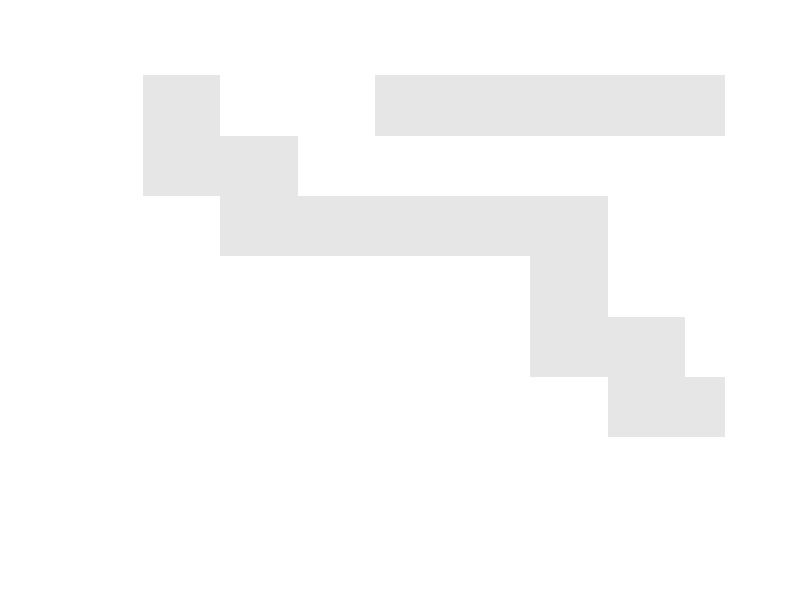

Here is the MATLAB script that generated this plot: (Note: this script raises an error after producing the figure.)
 %------------------------HANS MATLAB SIDE SCROLLING GAME------------------
 %ABOUT THIS GAME
 %if you have any questions, please email me @ stedmanh@seas.upenn.edu
 %This is a MATLAB project that I began initially for a grade in the ENGR
 %105 intro to MATLAB programming course at University of Pennsylvania.
 %In that project, my group member Joshua Chubb and I came up with ideas
 %for the project.
 %We decided to base a game off of the game in Google Chrome that the user
 %sees when a page isn't loading or has an error.
 %This game was too simple to be used as a fully-fledged final project, so
 %I decided to improve on the game. I turned in the game with some of its
 %basic functions but found that I enjoyed coding so much I wanted to
 %continue working on the game in my own time and add even more of my own
 %ideas. From those ideas resulted JumpyJump.v4
 %HOW TO PLAY
 %JumpyJump.v4, despite the added functionality, is still very simple
 %When at the intro/title screen, press the space bar to begin playing.
 %There is only one button to control while playing- spacebar to jump. Jump
 %to avoid cacti, but do not jump too high, or a fast-flying bird will
 %cream you. Luckily, to aid you on the ever-more difficult journey, there
 %are frequently spawned mystery boxes, some good and some bad. The good
 %mystery boxes are marked with a normal question mark, and, like in Mario
 %Kart, the ones to avoid are marked with a flipped question mark.
 %The score only increases while the player is on the ground, a gameplay
 %characteristic I added because I figured it would prevent players from
 %spamming jump, especially during infinite jump sequences. Play as you
 %want, though. Try to go as far as possible while the game speeds up, and
 %enjoy the game!
 %Lastly, you can press q at anytime, whether in intro or gameplay, to
 %quit. Pressing the x button on the figure window will cause an error,
 %because even if you have a 'DeleteFcn', there will still be some problem
 %with delete. Please email me if you happen to fix this because it was my
 %one last nagging annoyance about the game. Also email me if you have any
 %ideas to implement! Enjoy.
function jumpyjumpv4
close all
clear all
clc
%close everything before starting

%defining variables--------------------------------------------------------
%variables must be defined as [] to be called by all nested functions
delay_t = 0.01;
%pause between while loop calculations- frame delay
initdif = 0.9;
dif = initdif;
%defines "difficulty"- number between 0 and 1,
%1 is higher level difficulty, a setting of 0 will result in invincibility
play = [];
gamest = [];
replay = [];
%set to true later in createsetting
offground = [];
%gives length of elapsed time per loop- normalizes loop delay time
counter = [];
score=[];
highscore = [];
%high score during game session
scorestring = [];
highscorestring = [];
replaystring = [];
strings = [];
doublejump = [];
allowedjump = [];
powerup = [];
shield = [];
speed_up = 400;
%all varibles that alter gameplay that are defined in createsetting

%figure variables
fig = []; axs = []; axistitle = [];
intro = []; endmsg = [];

%obstacle variables
obs1 = []; obs2 = []; obs3 = []; obs4 = []; obs5 = [];
obs1array = []; obs2array = []; obs3array = []; obs4array = [];
%arrays of data for obstacles
initpos1x=10;initpos2x= 70; initpos3x = 140;
initpos4x = 60; initpos5x = 180; initpos4y = 5; initpos5y = 4;
%initial positions- some come later than others
pos1x = initpos1x; pos2x = initpos2x; pos3x = initpos3x;
pos4x = initpos4x; pos4y = initpos4y;
pos5x = initpos5x; pos5y = initpos5y;
%horizontal positions of obstacles
obs1_x_arr = []; obs1_y_arr = [];
obs2_x_arr = []; obs2_y_arr = [];
obs3_x_arr = []; obs3_y_arr = [];
obs4_x_arr = []; obs4_y_arr = [];
obs5_x_arr = []; obs5_y_arr = [];
%positions of obstacles
npcs_vel_init = -8;
npcs_vel= npcs_vel_init;
bird_vel = [];
birdspeed = 4;
%initial horizontal velocities of obstacles
obs1_w = []; obs1_h = [];
obs2_w = []; obs2_h = [];
obs3_w = []; obs3_h = [];
obs4_w = []; obs4_h = [];
obs5_w = []; obs5_h = [];
%heights and widths of obstacles

%hero variables
hero = [];
heroarray = []; heroarray2 = [];
hero_w = []; hero_h = [];
%hero width and height
hero_x_pos = [];
hero_y_pos = [];
hero_y_init = 0;
hero_v_init = 32;
hero_a = -128;
%constants that define the vertical motion of the projectile
hero_v = [];
hero_y = [];
%these change when jump is called
hero_change1 = [];
hero_change2 = [];

%mystery box variables
mbox = [];
mbox1array = []; mbox2array = [];
initboxposx = 20; initboxposy = 2;
box_posx = initboxposx; box_posy = initboxposy;
box_xarr = [box_posx box_posx+1]; box_yarr = [box_posy+1 box_posy];
%spawns at counter = 1000
mboxspawn = 1000; mboxrespawn = 500;
mboxcall = []; mboxinplay = [];
poweruptext = []; textinplay = [];
%mystery box stuff

%other objects variables
line1x = [0 8]; line1y = [-0.0625 -0.0625];
%line resembles the ground
cloud1 = []; cloud2 = []; cloud3 = [];
cloudarray = [];
cloud1posx = 6; cloud1posy = 6;
cloud2posx = 10; cloud2posy = 7;
cloud3posx = 15; cloud3posy = 5;
%initial positions of clouds
cloud1_xarr = []; cloud1_yarr = [];
cloud2_xarr = []; cloud2_yarr = [];
cloud3_xarr = []; cloud3_yarr = [];
%position arrays of clouds
cloudvel = -1;
%clouds move slower because they are in background
cloud1_w = []; cloud1_h = [];
cloud2_w = []; cloud2_h = [];
cloud3_w = []; cloud3_h = [];
%heights and widths of clouds

%colors
a = 0.5;
b = 0.7;
c = 0.9;
d = 0.3;
e = 0.4;
f = 0.5;
g = 0.6;

%array data for all objects------------------------------------------------

function arrayfcn

cloudarray = ones(7,18,3);
%cloud array data
cloudarray(1,:,1) = [1 1 1 1 1 1 1 1 c c c c 1 1 1 1 1 1];
cloudarray(2,:,1) = [1 1 1 1 1 1 c c c 1 1 c 1 1 1 1 1 1];
cloudarray(3,:,1) = [1 1 1 1 1 c c 1 c 1 1 c c c 1 1 1 1];
cloudarray(4,:,1) = [1 1 1 1 1 c 1 1 1 1 c c 1 c c c 1 1];
cloudarray(5,:,1) = [1 c c c c c 1 1 1 1 c 1 1 1 c 1 c 1];
cloudarray(6,:,1) = [c c 1 1 1 1 1 1 1 1 1 1 1 1 1 1 c c];
cloudarray(7,:,1) = [c 1 1 c c c c c c c c c c c c c c c];

cloudarray(:,:,2) = cloudarray(:,:,1);
cloudarray(:,:,3) = cloudarray(:,:,1);
%second and third (green and blue) arrays are same values as first

heroarray = ones(16,16,3);
%hero array data
heroarray(1,:,1) =  [1 1 1 1 1 1 1 1 1 1 d d d d d 1];
heroarray(2,:,1) =  [1 1 1 1 1 1 1 1 1 d d 1 d d d d];
heroarray(3,:,1) =  [1 1 1 1 1 1 1 1 1 d d d d d d d];
heroarray(4,:,1) =  [1 1 1 1 1 1 1 1 1 d d d d d d d];
heroarray(5,:,1) =  [1 1 1 1 1 1 1 1 1 d d d d 1 1 1];
heroarray(6,:,1) =  [d 1 1 1 1 1 1 1 d d d d d d d 1];
heroarray(7,:,1) =  [d 1 1 1 1 1 1 d d d d d 1 1 1 1];
heroarray(8,:,1) =  [d d 1 1 1 1 d d d d d d 1 1 1 1];
heroarray(9,:,1) =  [d d d 1 1 d d d d d d d d d 1 1];
heroarray(10,:,1) = [1 d d d d d d d d d d d 1 d 1 1];
heroarray(11,:,1) = [1 1 d d d d d d d d d d 1 1 1 1];
heroarray(12,:,1) = [1 1 1 d d d d d d d d 1 1 1 1 1];
heroarray(13,:,1) = [1 1 1 1 d d 1 1 1 d d d 1 1 1 1];
heroarray(14,:,1) = [1 1 1 1 1 d 1 1 1 1 1 1 1 1 1 1];
heroarray(15,:,1) = [1 1 1 1 1 d 1 1 1 1 1 1 1 1 1 1];
heroarray(16,:,1) = [1 1 1 1 1 d d 1 1 1 1 1 1 1 1 1];

%setting color to gray
heroarray(:,:,2) = heroarray(:,:,1);
heroarray(:,:,3) = heroarray(:,:,1);

heroarray2 = ones(16,16,3);
%hero2 array data
heroarray2(1,:,1) =  [1 1 1 1 1 1 1 1 1 1 d d d d d 1];
heroarray2(2,:,1) =  [1 1 1 1 1 1 1 1 1 d d 1 d d d d];
heroarray2(3,:,1) =  [1 1 1 1 1 1 1 1 1 d d d d d d d];
heroarray2(4,:,1) =  [1 1 1 1 1 1 1 1 1 d d d d d d d];
heroarray2(5,:,1) =  [1 1 1 1 1 1 1 1 1 d d d d 1 1 1];
heroarray2(6,:,1) =  [d 1 1 1 1 1 1 1 d d d d d d d 1];
heroarray2(7,:,1) =  [d 1 1 1 1 1 1 d d d d d 1 1 1 1];
heroarray2(8,:,1) =  [d d 1 1 1 1 d d d d d d 1 1 1 1];
heroarray2(9,:,1) =  [d d d 1 1 d d d d d d d d d 1 1];
heroarray2(10,:,1) = [1 d d d d d d d d d d d 1 d 1 1];
heroarray2(11,:,1) = [1 1 d d d d d d d d d d 1 1 1 1];
heroarray2(12,:,1) = [1 1 1 d d d d d d d d 1 1 1 1 1];
heroarray2(13,:,1) = [1 1 1 1 d d 1 1 1 d d 1 1 1 1 1];
heroarray2(14,:,1) = [1 1 1 1 1 d d 1 1 1 d 1 1 1 1 1];
heroarray2(15,:,1) = [1 1 1 1 1 1 1 1 1 1 d 1 1 1 1 1];
heroarray2(16,:,1) = [1 1 1 1 1 1 1 1 1 1 d d 1 1 1 1];

%setting color to gray
heroarray2(:,:,2) = heroarray2(:,:,1);
heroarray2(:,:,3) = heroarray2(:,:,1);

obs1array = ones(16,16,3);
%obs1 array data
obs1array(1,:,1) =  [1 1 1 1 1 1 1 1 1 1 1 d d 1 1 1];
obs1array(2,:,1) =  [1 1 1 1 d 1 1 1 1 1 1 d d 1 1 1];
obs1array(3,:,1) =  [1 1 1 d d 1 1 1 d 1 1 d d 1 d 1];
obs1array(4,:,1) =  [1 1 1 d d 1 1 1 d d 1 d d 1 d d];
obs1array(5,:,1) =  [1 d 1 d d 1 1 1 d d 1 d d 1 d d];
obs1array(6,:,1) =  [d d 1 d d 1 d 1 d d 1 d d 1 d d];
obs1array(7,:,1) =  [d d 1 d d 1 d 1 d d 1 d d 1 d d];
obs1array(8,:,1) =  [d d 1 d d 1 d 1 1 d d d d 1 d d];
obs1array(9,:,1) =  [d d 1 d d 1 d 1 1 1 d d d d d d];
obs1array(10,:,1) = [d d 1 d d d d 1 1 1 1 d d d d 1];
obs1array(11,:,1) = [d d d d d d d 1 1 1 1 d d d 1 1];
obs1array(12,:,1) = [1 d d d d d 1 1 1 1 1 d d d 1 1];
obs1array(13,:,1) = [1 1 1 d d 1 1 1 1 1 1 d d d 1 1];
obs1array(14,:,1) = [1 1 1 d d 1 1 1 1 1 1 d d d 1 1];
obs1array(15,:,1) = [1 1 1 d d 1 1 1 1 1 1 d d d 1 1];
obs1array(16,:,1) = [1 1 d d d 1 1 1 1 d d d d d 1 1];

obs1array(:,:,2) = obs1array(:,:,1);
obs1array(:,:,3) = obs1array(:,:,1);

obs2array = ones(16,24,3);
%obs2 array data
obs2array(1,:,1) =  [1 1 1 d d 1 1 1 1 1 d d 1 1 1 1 1 1 1 1 d d 1 1];
obs2array(2,:,1) =  [1 1 1 d d 1 1 1 1 1 d d 1 d 1 1 1 d 1 d d d 1 1];
obs2array(3,:,1) =  [1 1 1 d d 1 1 1 1 1 d d 1 d 1 1 1 d 1 d d d 1 1];
obs2array(4,:,1) =  [1 d 1 d d 1 d 1 1 1 d d 1 d 1 1 1 d 1 d d d 1 d];
obs2array(5,:,1) =  [d d 1 d d 1 d 1 1 1 d d d d 1 1 1 d d d d d 1 d];
obs2array(6,:,1) =  [d d 1 d d d d 1 d 1 d d 1 1 1 d 1 1 1 d d d 1 d];
obs2array(7,:,1) =  [d d 1 d d 1 d 1 d 1 d d 1 d 1 d 1 1 1 d d d 1 d];
obs2array(8,:,1) =  [d d 1 d d 1 d 1 d 1 d d 1 d 1 d 1 d 1 d d d 1 d];
obs2array(9,:,1) =  [d d d d d d d 1 d 1 d d 1 d 1 d 1 d 1 d d d 1 d];
obs2array(10,:,1) = [1 d d d d 1 1 1 d 1 d d 1 d 1 d 1 d 1 d d d d d];
obs2array(11,:,1) = [1 1 1 d d 1 1 1 d d d d 1 d d d 1 d 1 d d d 1 1];
obs2array(12,:,1) = [1 1 1 d d 1 1 1 1 1 d d 1 1 1 d d d 1 d d d 1 1];
obs2array(13,:,1) = [1 1 1 d d 1 1 1 1 1 d d 1 1 1 d 1 1 1 d d d 1 1];
obs2array(14,:,1) = [1 1 1 d d 1 1 1 1 1 d d 1 1 1 d 1 1 1 d d d 1 1];
obs2array(15,:,1) = [1 1 1 d d 1 1 1 1 1 d d 1 1 1 d 1 1 1 d d d 1 1];
obs2array(16,:,1) = [1 1 d d d 1 1 1 1 d d d 1 1 d d 1 1 d d d d 1 1];

obs2array(:,:,2) = obs2array(:,:,1);
obs2array(:,:,3) = obs2array(:,:,1);

obs3array = ones(16,10,3);
%obs3 array data
obs3array(1,:,1) =  [1 1 1 1 d d 1 1 1 1];
obs3array(2,:,1) =  [1 1 1 d d d d 1 1 1];
obs3array(3,:,1) =  [1 1 1 d d d d 1 1 d];
obs3array(4,:,1) =  [d 1 1 d d d d 1 d d];
obs3array(5,:,1) =  [d d 1 d d d d 1 d d];
obs3array(6,:,1) =  [d d 1 d d d d 1 d d];
obs3array(7,:,1) =  [d d 1 d d d d 1 d d];
obs3array(8,:,1) =  [d d d d d d d d d 1];
obs3array(9,:,1) =  [1 d d d d d d 1 1 1];
obs3array(10,:,1) = [1 1 1 d d d d 1 1 1];
obs3array(11,:,1) = [1 1 1 d d d d 1 1 1];
obs3array(12,:,1) = [1 1 1 d d d d 1 1 1];
obs3array(13,:,1) = [1 1 1 d d d d 1 1 1];
obs3array(14,:,1) = [1 1 1 d d d d 1 1 1];
obs3array(15,:,1) = [1 1 1 d d d d 1 1 1];
obs3array(16,:,1) = [1 1 d d d d d 1 1 1];

obs3array(:,:,2) = obs3array(:,:,1);
obs3array(:,:,3) = obs3array(:,:,1);

obs4array = ones(16,16,3);
%obs4 array data
obs4array(1,:,1) =  [1 1 1 1 1 a 1 1 1 1 1 1 1 1 1 1];
obs4array(2,:,1) =  [1 1 1 1 a a 1 1 1 1 1 1 1 1 1 1];
obs4array(3,:,1) =  [1 1 1 a a a 1 1 1 1 1 1 1 1 1 1];
obs4array(4,:,1) =  [1 1 1 a a a 1 1 1 1 1 1 1 1 1 1];
obs4array(5,:,1) =  [1 1 a a a a 1 1 1 1 1 1 1 1 1 1];
obs4array(6,:,1) =  [1 1 1 a a a a 1 1 1 1 1 1 b 1 1];
obs4array(7,:,1) =  [1 1 1 a a a a 1 1 1 1 1 b b 1 1];
obs4array(8,:,1) =  [1 1 1 1 a a a 1 1 1 b b b b b 1];
obs4array(9,:,1) =  [1 1 1 b b a a a b b b b b b b b];
obs4array(10,:,1) = [1 1 b b b b a b b b b b b 1 1 b];
obs4array(11,:,1) = [1 1 b 1 a b b b b b b b 1 1 1 1];
obs4array(12,:,1) = [1 b b a a b b b a a a a a a a a];
obs4array(13,:,1) = [b b b b b b a a a a a a a a a 1];
obs4array(14,:,1) = [1 1 1 b b b b a a a a a a a 1 1];
obs4array(15,:,1) = [1 1 1 1 b b b b b 1 a a a 1 1 1];
obs4array(16,:,1) = [1 1 1 1 1 b b b 1 1 1 1 1 1 1 1];

obs4array(:,:,2) = obs4array(:,:,1);
obs4array(:,:,3) = obs4array(:,:,1);

mbox1array = ones(16,16,3);
%mystery box 1 array
mbox1array(1,:,1) =  [e e e e e e e e e e e e e e 1 1];
mbox1array(2,:,1) =  [e e 1 1 1 1 1 1 1 1 1 1 1 e e 1];
mbox1array(3,:,1) =  [e e e 1 1 1 1 1 1 1 1 1 1 1 e e];
mbox1array(4,:,1) =  [e 1 e e e e e e e e e e e e e e];
mbox1array(5,:,1) =  [e 1 1 e 1 1 1 1 1 1 1 1 1 1 1 e];
mbox1array(6,:,1) =  [e 1 1 e 1 1 1 1 f f f f 1 1 1 e];
mbox1array(7,:,1) =  [e 1 1 e 1 1 1 1 f 1 1 f 1 1 1 e];
mbox1array(8,:,1) =  [e 1 1 e 1 1 1 1 1 1 1 f 1 1 1 e];
mbox1array(9,:,1) =  [e 1 1 e 1 1 1 1 1 f f f 1 1 1 e];
mbox1array(10,:,1) = [e 1 1 e 1 1 1 1 1 f 1 1 1 1 1 e];
mbox1array(11,:,1) = [e 1 1 e 1 1 1 1 1 f 1 1 1 1 1 e];
mbox1array(12,:,1) = [e 1 1 e 1 1 1 1 1 1 1 1 1 1 1 e];
mbox1array(13,:,1) = [e 1 1 e 1 1 1 1 1 f 1 1 1 1 1 e];
mbox1array(14,:,1) = [e e 1 e 1 1 1 1 1 1 1 1 1 1 1 e];
mbox1array(15,:,1) = [1 e e e 1 1 1 1 1 1 1 1 1 1 1 e];
mbox1array(16,:,1) = [1 1 e e e e e e e e e e e e e e];

mbox1array(:,:,2) = mbox1array(:,:,1);
mbox1array(:,:,3) = mbox1array(:,:,1);

mbox2array = ones(16,16,3);
%mystery box 2 array
mbox2array(1,:,1) =  [e e e e e e e e e e e e e e 1 1];
mbox2array(2,:,1) =  [e e 1 1 1 1 1 1 1 1 1 1 1 e e 1];
mbox2array(3,:,1) =  [e e e 1 1 1 1 1 1 1 1 1 1 1 e e];
mbox2array(4,:,1) =  [e 1 e e e e e e e e e e e e e e];
mbox2array(5,:,1) =  [e 1 1 e 1 1 1 1 1 1 1 1 1 1 1 e];
mbox2array(6,:,1) =  [e 1 1 e 1 1 1 1 1 g 1 1 1 1 1 e];
mbox2array(7,:,1) =  [e 1 1 e 1 1 1 1 1 1 1 1 1 1 1 e];
mbox2array(8,:,1) =  [e 1 1 e 1 1 1 1 1 g 1 1 1 1 1 e];
mbox2array(9,:,1) =  [e 1 1 e 1 1 1 1 1 g 1 1 1 1 1 e];
mbox2array(10,:,1) = [e 1 1 e 1 1 1 g g g 1 1 1 1 1 e];
mbox2array(11,:,1) = [e 1 1 e 1 1 1 g 1 1 1 1 1 1 1 e];
mbox2array(12,:,1) = [e 1 1 e 1 1 1 g 1 1 g 1 1 1 1 e];
mbox2array(13,:,1) = [e 1 1 e 1 1 1 g g g g 1 1 1 1 e];
mbox2array(14,:,1) = [e e 1 e 1 1 1 1 1 1 1 1 1 1 1 e];
mbox2array(15,:,1) = [1 e e e 1 1 1 1 1 1 1 1 1 1 1 e];
mbox2array(16,:,1) = [1 1 e e e e e e e e e e e e e e];

mbox2array(:,:,2) = mbox2array(:,:,1);
mbox2array(:,:,3) = mbox2array(:,:,1);
end

%creating the setting and axis---------------------------------------------

function createsetting
    
    %initialize empty set variables
    play = true;
    gamest = 1;
    offground = false;
    mboxinplay = false;
    powerup = false;
    replay = 0;
    score = 0;
    highscore = 0;
    %initializing empty set variables from earlier
    %score = score while player is on ground (so that they are incentivized
    %to press the jump key less
    
    fig=figure('KeyPressFcn',@keydownlistener);
    set(fig,'MenuBar','None','color','w','Resize', 'off');
    %set no menubar and white background color, no resize of fig
    
    %setting axes:
    axs=axes();
    axis(axs,'manual');
    axis(axs,[0 8 -0.1 8]);
    %axis are set and will not change
    axis(axs,'off')
    set(axs,'YDir','normal')
    axistitle = title('');
    hold on
    %so that all of the images appear on one axes


cloud1 = image(cloud1_xarr,cloud1_yarr,cloudarray);
uistack(cloud1,'bottom')
%place beneath text

cloud2_xarr = [cloud2posx cloud2posx+cloud2_w];
cloud2_yarr = [cloud2posy+cloud2_h cloud2posy];
cloud2 = image(cloud2_xarr,cloud2_yarr,cloudarray);
uistack(cloud2,'bottom')
%2nd cloud

cloud3_xarr = [cloud3posx cloud3posx+cloud3_w];
cloud3_yarr = [cloud3posy+cloud3_h cloud3posy];
cloud3 = image(cloud3_xarr,cloud3_yarr,cloudarray);
uistack(cloud3,'bottom')
%3rd cloud

end

%move non-interactive objects (such as clouds) function--------------------

function moveobjects
    
    cloud1posx = cloud1posx + (cloudvel*delay_t);
    cloud2posx = cloud2posx + (cloudvel*delay_t);
    cloud3posx = cloud3posx + (cloudvel*delay_t);
    if cloud1posx + cloud1_w < -1
        cloud1posx  = 11 - cloud1_w;
        cloud1posy = 5 + 2*rand;
        %randomize cloud1 height
    elseif cloud2posx + cloud2_w < -1
        cloud2posx  = 11 - cloud2_w;
        cloud2posy = 6+rand;
        %randomize cloud2 y position
    elseif cloud3posx + cloud3_w < -1
        cloud3posx = 11 - cloud3_w;
        cloud3posy = 4 + 3*rand;
        %randomize cloud3 y position
    end
    
    %array data for cloud movement
    cloud1_xarr = [cloud1posx cloud1posx+cloud1_w];
    cloud1_yarr = [cloud1posy+cloud1_h cloud1posy];
    cloud2_xarr = [cloud2posx cloud2posx+cloud2_w];
    cloud2_yarr = [cloud2posy+cloud2_h cloud2posy];
    cloud3_xarr = [cloud3posx cloud3posx+cloud3_w];
    cloud3_yarr = [cloud3posy+cloud3_h cloud3posy];
    
    set(cloud1,'XData',cloud1_xarr,'YData',cloud1_yarr);
    set(cloud2,'XData',cloud2_xarr,'YData',cloud2_yarr);
    set(cloud3,'XData',cloud3_xarr,'YData',cloud3_yarr);
    %movement of clouds
end

%gamestatefcn executes commands regarding the gamestate--------------------

function gamestatefcn
    if gamest == 1
        cloudvel = -1;
        gamest = 2;
        %sets up intro, then runs intro
    elseif gamest == 3
        delete(intro)
        if replay > 1
            delete(endmsg)
        end
        %delete the endmsg if it has been displayed
        gamest = 4;
        %sets up gameplay, then runs game
    end
end

%game_titlesc is a game intro function-------------------------------------

function game_titlesc
        intro(1) = text(4,6.5,'JumpyJump.v4');
        intro(2) = text(4,5.5,'a MATLAB side scroller by Hans Stedman');
        intro(3) = text(4,2,'Based on the google error page game');
        intro(4) = text(4,1.5,'Jump using space to avoid cacti and birds');
        intro(5) = text(4,1,'Collect mystery boxes!');
        intro(6) = text(4,0.5,'Press space to begin, or q to exit');
        %6 messages that play on the intro

        %simple for loop executes specifications for every intro message
        for kk = 1:length(intro)
            set(intro(kk), 'HorizontalAlignment','Center','Color',[0 0 0.7]);

        end
        %set messages centered
        set(intro(1),'Fontsize',30);
        set(intro(2),'FontSize',14);
        %set fontsizes of msg 1 and 2
        
        %intial conditions for hero, objects, etc in the intro
        %these must be defined here because they get reset/randomized
        
        counter = 0;
        replay = replay + 1;
        score = 0;
        
        hero_y = 0;
        hero_v = 0;
        doublejump = 0;
        allowedjump = 2;
        dif = initdif;
        npcs_vel= npcs_vel_init;
        bird_vel = npcs_vel - birdspeed;
        speed_up = 400;
        
        hero_w = 1; hero_h = 1;
        obs1_w = 1; obs1_h = 1;
        obs2_w = 1.5; obs2_h = 1;
        obs3_w = 0.5; obs3_h = 1;
        obs4_w = 1; obs4_h = 1;
        obs5_w = 1.2; obs5_h = 1.2;
        
        cloud1_w = 1; cloud1_h = 0.5;
        cloud2_w = 1.5; cloud2_h = 0.75;
        cloud3_w = 1.2; cloud3_h = 0.6;
        
        hero_change1 = 10;
        hero_change2 = 20;
        
        mboxspawn = 1000;
        mboxcall = 0;
        powerup = false;
        shield = 0;
        
        %if this is not the first time the intro is shown, the game is over
        %so display the Game Over text with objects removed
        if replay > 1
        endmsg(1) = text(4,4,'GAME OVER');
        endmsg(2) = text(4,3,'Try Again?');
        set(endmsg,'HorizontalAlignment','Center','Color',[1 0 0],...
            'FontSize',36);
        set(endmsg(2),'FontSize',20);
        delete(obs1,obs2,obs3,obs4,obs5,hero)
        pos1x = initpos1x; pos2x = initpos2x; pos3x = initpos3x;
        pos4x = initpos4x; pos5x = initpos5x;
        pos4y = initpos4y; pos5y = initpos5y;
        box_posx = initboxposx; box_posy = initboxposy;
        %delete mysterybox if it is in play
            if mboxinplay == true
                delete(mbox)
                mboxinplay = false;
            end
            %delete text if it is in play
            if textinplay == true
                delete(poweruptext)
            end
            set(axs,'YDir','normal')
            textinplay = false;
        end
end

%update_hero_loc allows the hero to be moved-------------------------------

function update_hero_loc
    %constant acceleration equations from physics
        hero_v = hero_v+(hero_a*delay_t);
        hero_y = hero_y+(hero_v*delay_t);
        if hero_y < 0
            hero_v = 0;
            hero_y = hero_y_init;
            doublejump = 0;
            offground = false;
            %offground is false if hero is below ground, terminating jump
        elseif hero_y + hero_h > 8
            hero_v = 0;
            %hero can not jump out of the top
        end
end

%game_walls sets obstacles-------------------------------------------------

function game_npcs
%non-player character position and creation
pos1x = pos1x + (npcs_vel*delay_t);
pos2x = pos2x + (npcs_vel*delay_t);
pos3x = pos3x + (npcs_vel*delay_t);
pos4x = pos4x + (bird_vel*delay_t);
pos5x = pos5x + (bird_vel*delay_t);
%These if statements respawn obstacles after they go offscreen, adding an
%element of randomness in size and position upon each spawn  
if pos1x + obs1_w < -1
    pos1x = 18 + 4*rand - obs1_w;
    obs1_w = 0.75 + 0.5*rand;
    obs1_h = 0.75+ 0.5*rand;
elseif pos2x + obs2_w < -1
    pos2x =  20 + 8*rand - obs2_w;
    obs2_w = 1.25 + 0.5*rand;
    obs2_h = 1 + 0.5*rand;
elseif pos3x + obs3_w < -1
    pos3x = 30 + 12*rand - obs3_w;
    obs3_w = 0.3 + 0.4*rand;
    obs3_h = 0.75 + 0.5*rand;
elseif pos4x + obs4_w < -1
    pos4x = 24 + 12*rand - obs4_w;
    pos4y = 4 + 2*rand;
    obs4_w = 0.8 + 0.4*rand;
    obs4_h = obs4_w;
elseif pos5x + obs5_w < -1
    pos5x = 35 + 10*rand - obs5_w;
    pos5y = 3 + 2*rand;
    obs5_w = 0.9 + 0.6*rand;
    obs5_h = obs5_w;
end

%if the mystery box is in play, move the box
if mboxinplay == true
    box_posx = box_posx + (npcs_vel*delay_t);
    box_xarr = [box_posx box_posx+1];
    box_yarr = [box_posy+1 box_posy];
    set(mbox,'XData',box_xarr,'YData',box_yarr)
%if the hero jumps into the box, do the following
    if box_posx < hero_w && box_posx > -1 &&...
        hero_y < box_posy + 1 && hero_y + hero_h > box_posy
        delete(mbox)
        mboxinplay = false;
        box_posx = 18 + 4*rand; box_posy = 1.5 + 0.5*rand;
        box_xarr = [box_posx box_posx+1]; box_yarr = [box_posy+1 box_posy];
        powerup = true;
        textinplay = true;
        %otherwise, if the box goes off screen, do the following
    elseif box_posx < -1
        delete(mbox);
        mboxinplay = false;
        box_posx = 18 + 4*rand; box_posy = 1.5 + 0.5*rand;
        box_xarr = [box_posx box_posx+1]; box_yarr = [box_posy+1 box_posy];
    end
end

%so that obstacles won't be placed on top of one another
if pos1x + obs1_w > pos2x && pos1x < pos2x + obs2_w
	pos1x = pos1x + 4;
elseif pos1x + obs1_w > pos3x && pos1x < pos3x + obs3_w
    pos1x = pos1x + 4;
elseif pos2x + obs2_w > pos3x && pos2x < pos3x + obs3_w
    pos2x = pos2x + 4;
elseif pos4x + obs4_w > pos5x && pos4x < pos5x + obs5_w...
        && pos4y + obs4_h > pos5y && pos4y < pos5y + obs5_h
    pos4x = pos4x + 8;
end

%redifining the positions for all of the obstacles 
obs1_x_arr = [pos1x pos1x+obs1_w];
obs1_y_arr = [obs1_h 0];
obs2_x_arr = [pos2x pos2x+obs2_w];
obs2_y_arr = [obs2_h 0];
obs3_x_arr = [pos3x pos3x+obs3_w];
obs3_y_arr = [obs3_h 0];
obs4_x_arr = [pos4x pos4x+obs4_w];
obs4_y_arr = [pos4y+obs4_h pos4y];
obs5_x_arr = [pos5x pos5x+obs5_w];
obs5_y_arr = [pos5y+obs5_h pos5y];
%setting the obstacles in each frame
set(obs1,'XData',obs1_x_arr,'YData',obs1_y_arr);
set(obs2,'XData',obs2_x_arr,'YData',obs2_y_arr);
set(obs3,'XData',obs3_x_arr,'YData',obs3_y_arr);
set(obs4,'XData',obs4_x_arr,'YData',obs4_y_arr);
set(obs5,'XData',obs4_x_arr,'YData',obs4_y_arr);
end

%kill_hero kills player----------------------------------------------------

function kill_hero
    %the shield always diminishes if the player is on an obstacle
    shield = shield - 1;
    %if shield is gone and player is on an obstacle
    if shield < 0
    hero_v = 0;
    gamest = 1;
    %send back to intro screen
    end
end

%game_constantrun = various processes that have to happen every frame------

function game_constantrun
    %counter is always going up
    counter = counter + 1;
    %this section of code increases the speed of non-player characters
        if counter == speed_up && npcs_vel > -21
            %npcs_vel is capped at -21, it gets too difficult after
            npcs_vel = npcs_vel - 1;
            bird_vel = npcs_vel - birdspeed;
            cloudvel = cloudvel - 0.5;
            speed_up = round(1.1*speed_up + 400);
        end
        %so that velocity of obstacles speeds up
        
        if replay == 1
            highscore = score;
        elseif replay > 1 && score > highscore
            highscore = score;
        end
        %setting highgscore = score if score is greater than highscore
                
        scorestring = sprintf('Score %.6d', score);
        highscorestring = sprintf('  Highscore %.6d',highscore);
        replaystring = sprintf('  Plays %.2d',replay);
        strings = [scorestring highscorestring replaystring];
        set(axistitle, 'String', strings);
        set(axistitle,'Fontsize',12,'Color',[0.5 0.5 1]);
        %set score, highscore, replays as axes title
        
        if counter == hero_change1
            hero_change1 = hero_change1 + 20;
            if offground == false
            delete(hero)
            hero = image(hero_x_pos,hero_y_pos,heroarray2);
            end
        elseif counter == hero_change2
            hero_change2 = hero_change2 + 20;
            if offground == false
            delete(hero)
            hero = image(hero_x_pos,hero_y_pos,heroarray);
            end
        end
        %these if statements are responsible for hero animation
        
        if counter == mboxspawn
            %the mboxspawn happens every mboxrespawn period
            if textinplay == true
                delete(poweruptext)
                textinplay = false;
            end
            %if text is in play, delete it
            mboxspawn = mboxspawn + mboxrespawn;
            mboxcall =  rand;
            %the random number decides if there will be a box
            %and if so, whether the box will be good or bad.
            % 20 percent chance the box will not spawn
            if mboxcall > 0.2 && mboxcall < 0.5
                %30 percent chance the box will be bad
                %showing upside down ? on box to signify bad box
                %redundancy to prevent ghosts of mbox
                %this box is mbox2array
                box_posx = box_posx + (npcs_vel*delay_t);
                box_xarr = [box_posx box_posx+1];
                box_yarr = [box_posy+1 box_posy];
                mbox = image(box_xarr,box_yarr,mbox2array);
                mboxinplay = true;
            elseif mboxcall > 0.5
                %redundancy to prevent ghosts of mbox
                %50 percent chance box will be good
                %showing ? on box to signify good box
                %this box is mbox1array
                box_posx = box_posx + (npcs_vel*delay_t);
                box_xarr = [box_posx box_posx+1];
                box_yarr = [box_posy+1 box_posy];
                mbox = image(box_xarr,box_yarr,mbox1array);
                mboxinplay = true;
            end
        end
        
        %list of powerups
        %bad powerups:
        %1- hero is larger than normal size
        %2- score is subtracted
        %3- figure is flipped vertically
        %good powerups:
        %1- double points
        %2- invincibility
        %3- infinite jump
        %4- obstacle speed slows
        %5- 1 extra life (carries over)
        
        if powerup == true
            if mboxcall > 0.2 && mboxcall <= 0.3
                hero_w = 1.3*hero_w; hero_h = 1.3*hero_h;
                poweruptext = text(2.5,7.5,'Larger Size');
                %bad powerup 1
            elseif mboxcall > 0.3 && mboxcall <= 0.4
                score = score - mboxrespawn;
                poweruptext = text(2.5,7.5,'-400 points');
                %bad powerup 2
            elseif mboxcall > 0.4 && mboxcall <= 0.5
                set(axs,'YDir','reverse')
                poweruptext = text(2.5,7.5,'Upside Down');
                %bad powerup 3
            elseif mboxcall > 0.5 && mboxcall <= 0.6
                score = score + mboxrespawn;
                poweruptext = text(2.5,7.5,'+400 points');
                %good powerup 1
            elseif mboxcall > 0.6 && mboxcall <= 0.7
                dif = 0;
                poweruptext = text(2.5,7.5,'Invincibility');
                %good powerup 2
            elseif mboxcall > 0.7 && mboxcall <= 0.8
                allowedjump = Inf;
                poweruptext = text(2.5,7.5,'Infinite Jump');
                %good powerup 3
            elseif mboxcall > 0.8 && mboxcall <= 0.9
                pos4x = 100; pos5x = 100;
                poweruptext = text(2.5,7.5,'No Birds');
                %good powerup 4
            elseif mboxcall > 0.9
                shield = shield + 25;
                poweruptext = text(2.5,6.5,'+25 Shield');
                %good powerup 5
                %shield is different than others in that its variable does
                %not reset until title screen, when player dies. therefore,
                %player can build up shield upon repeated acquisition of
                %this powerup and have a better chance for long survival
            end
            set(poweruptext,'Color',[1 0 0],'fontsize',20);
            %any powerup sets the text specifications
            powerup = false;
            %this if statement only occurs once when the powerup is called
        end
        
        hero_x_pos = [0 hero_w];
        hero_y_pos = [hero_y+hero_h hero_y];
        set(hero,'XData',hero_x_pos,'YData',hero_y_pos)
        %another redundancy to ensure the hero appears larger
        
        %when new mystery box spawns, most powerups reset
        if mboxinplay == true
            hero_w = 1; hero_h = 1;
            set(axs,'YDir','normal')
            dif = initdif;
            allowedjump = 2;
            pos4y = initpos4y; pos5y = initpos5y;
        end
end

%game_over defines conditions through which player can die-----------------

function game_over
    
        if pos1x < dif*hero_w && pos1x > -dif*obs1_w && hero_y < obs1_h
            kill_hero
        elseif pos2x < dif*hero_w && pos2x > -dif*obs2_w && hero_y < obs1_h
            kill_hero
        elseif pos3x < dif*hero_w && pos3x > -dif*obs3_w && hero_y < obs3_h
            kill_hero
        elseif pos4x < dif*hero_w && pos4x > -dif*obs4_w...
                && hero_y < pos4y + obs4_h && hero_y + hero_h > pos4y
            kill_hero
        elseif pos5y < dif && pos5y > -dif*obs5_w...
                && hero_y < pos5y + obs5_h && hero_y + hero_h > pos5y
            kill_hero
        end
        %conditions that kill the hero character
    end

%game_characters sets hero and obstacle creation---------------------------

function game_characters

hero_x_pos = [0 hero_w];
hero_y_pos = [hero_y+hero_h hero_y];
hero = image(hero_x_pos,hero_y_pos,heroarray);
%image of hero (first of 2 hero images, appears in game state 3

obs1_x_arr = [pos1x pos1x+obs1_w];
obs1_y_arr = [obs1_h 0];
obs1 = image(obs1_x_arr, obs1_y_arr,obs1array);
%image of obstacle 1

obs2_x_arr = [pos2x pos2x+obs2_w];
obs2_y_arr = [obs2_h 0];
obs2 = image(obs2_x_arr, obs2_y_arr,obs2array);
%image of obstacle 2

obs3_x_arr = [pos3x pos3x+obs3_w];
obs3_y_arr = [obs3_h 0];
obs3 = image(obs3_x_arr, obs3_y_arr,obs3array);
%image of obstacle 3

obs4_x_arr = [pos4x pos4x+obs4_w];
obs4_y_arr = [pos4y+obs4_h pos4y];
obs4 = image(obs4_x_arr, obs4_y_arr, obs4array);
%image of obstacle 4

obs5_x_arr = [pos5x pos5x+obs5_w];
obs5_y_arr = [pos5y+obs5_h pos5y];
obs5 = image(obs5_x_arr, obs5_y_arr,obs4array);
%image of obstacle 5

line(line1x,line1y,'Color',[b b b]);
%ground object

    end

%keylisteners--------------------------------------------------------------

function keydownlistener(~,eventdata)
    switch eventdata.Key
        case 'space'
            %if space is pressed
            if gamest > 2 && play == true && doublejump < allowedjump;
                %if the gameplay part of game is running and
                %if the player has not pressed space more than the allowed
                %number of times
                hero_v = hero_v_init;
                doublejump = doublejump + 1;
                offground = true;

            elseif gamest == 2 && play == true;
                %turn off the title screen if the game isn't running
                gamest = 3;
            end
        case 'q'
            play = false;
            %play quits the game
    end
end

%-MAIN SCRIPT--------------------------------------------------------------

arrayfcn
createsetting
%createsetting initializes game
while play
    ti_loop1 = tic();
    %elapsed time counter for each loop allows to normalize frame rate
    if gamest == 1
    game_titlesc
    %generate text and images once
    gamestatefcn
    %change gamest value to 2, then intro runs indefinitely
    elseif gamest == 3
    game_characters
    %generate characters once
    gamestatefcn
    %namely, change gamest value to 4, among other things
    elseif gamest == 4
    game_npcs
        if offground == true
        update_hero_loc
        %if the player isn't on the ground, also update location
        elseif offground == false
        score = score + 1;
        %only count score if the player is on the ground
        end
    game_constantrun
    %miscellaneous processes always run when the game is running
    game_over
    end
    moveobjects
    %always move objects, even during the title screen
    el_loop1 = toc(ti_loop1);
    pause(delay_t-el_loop1);
    %the pause amount is always the same
end
close(fig)
%end the function
end